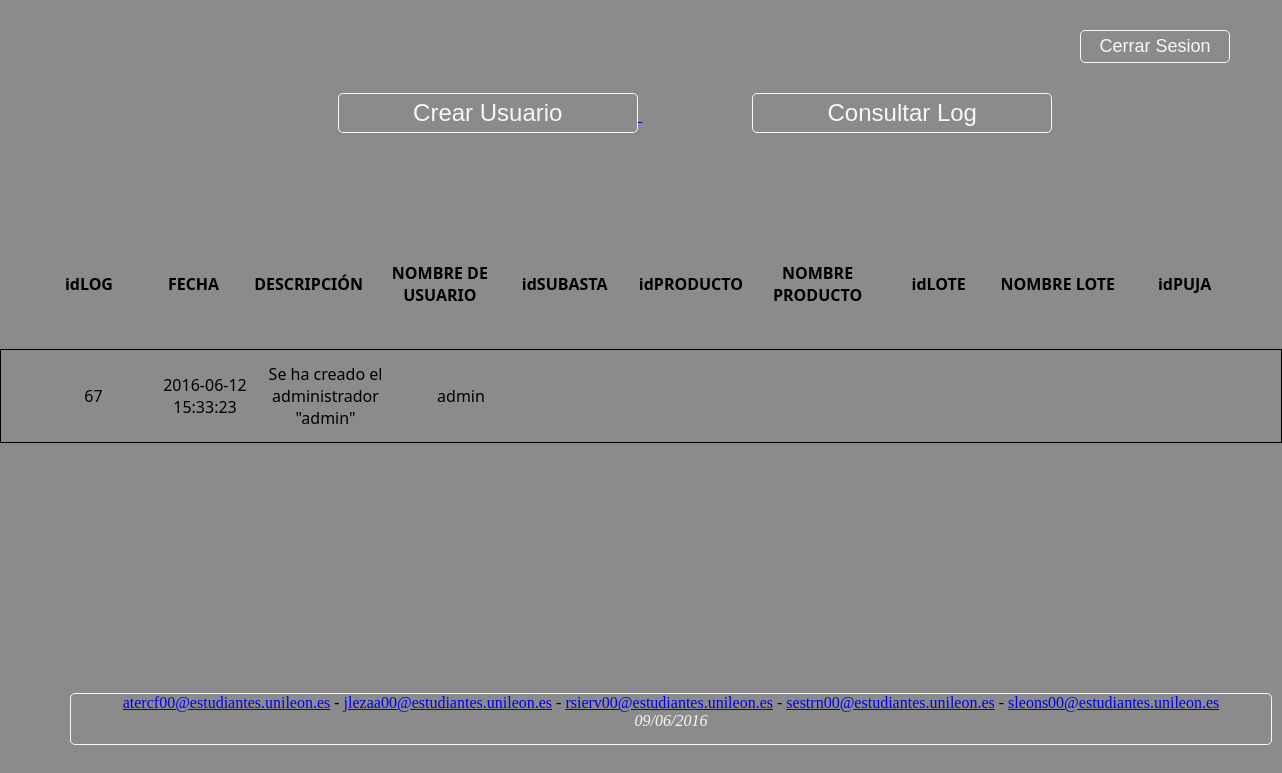
Page /administrador.php on the earlier database version.
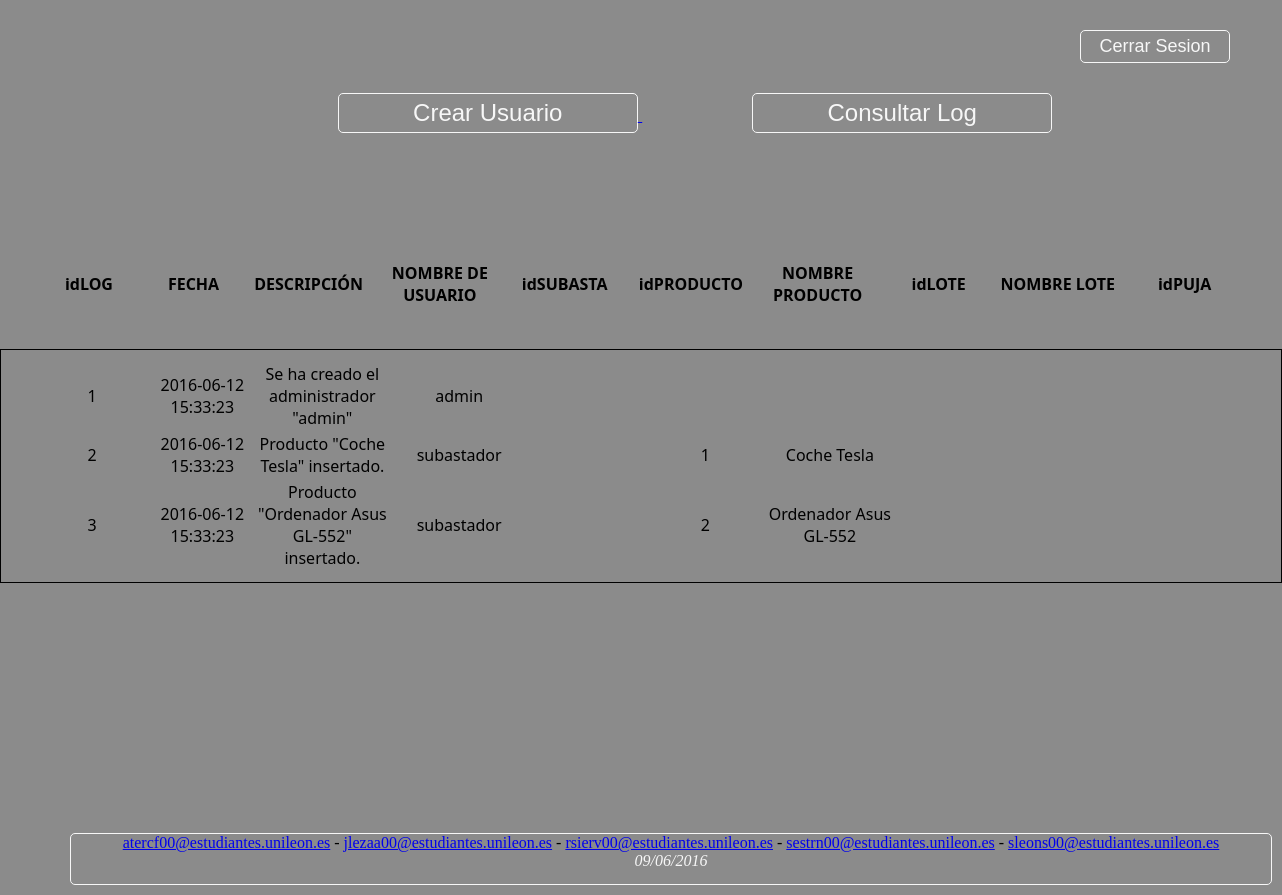
Same page on the later database version.
### tables this page shows
CREATE TABLE `log` (
  `id` int(11) NOT NULL,
  `fecha` datetime NOT NULL DEFAULT CURRENT_TIMESTAMP,
  `descripcion` varchar(200) DEFAULT NULL,
  `idusuario` int(11) DEFAULT NULL,
  `idsubasta` int(11) DEFAULT NULL,
  `idproducto` int(11) DEFAULT NULL,
  `idpuja` int(11) DEFAULT NULL,
  `idlote` int(11) DEFAULT NULL,
  `nombreproducto` varchar(45) DEFAULT NULL,
  `nombrelote` varchar(45) DEFAULT NULL
);

CREATE TABLE `usuarios` (
  `id` int(11) NOT NULL,
  `tipo` varchar(45) NOT NULL,
  `usuario` varchar(45) NOT NULL,
  `password` varchar(45) NOT NULL,
  `nombre` varchar(45) DEFAULT NULL,
  `apellidos` varchar(45) DEFAULT NULL
);

### verLog.php (the view, shortened to what this page needs)
<?php
	function mostrarLogs(){
		$conn = new mysqli("localhost", "643b4d11c092cc1e", "sekret", "643b4d11c092cc1ea32a96bdb4f8da93");
        $selectLog = "SELECT * FROM log ORDER BY fecha DESC";
		$resultLog = $conn->query($selectLog);
        crearTableLog($resultLog, $conn);
        }
	function crearTableLog($resultLog, $conn){
		?>
        <table style="width:100%; padding: 30px; margin-top: 10px; font-family:'Segoe UI'; font-weight: bold;">
                <tr>
                    <td style="width: 130px; text-align: center;">idLOG</td>
                    <td style="width: 100px; text-align: center;">FECHA</td>
                    <td style="width:140px; text-align: center;">DESCRIPCIÓN</td>
                    <td style="width: 135px; text-align: center;">NOMBRE DE USUARIO</td>
                    <td style="width: 130px; text-align: center;">idSUBASTA</td>
                    <td style="width: 130px; text-align: center;">idPRODUCTO</td>
                    <td style="width: 130px; text-align: center;">NOMBRE PRODUCTO</td>
                    <td style="width: 130px; text-align: center;">idLOTE</td>
                    <td style="width: 130px; text-align: center;">NOMBRE LOTE</td>
                    <td style="width: 150px; text-align: center;">idPUJA</td>
                </tr>
            </table>
        <table style="width:100%; padding: 10px; padding-left: 30px; margin-top: 10px; font-family:'Segoe UI'; border: 1px solid black;">
            <?php
        if($resultLog->num_rows > 0){
				while($rowLog = $resultLog->fetch_assoc()) {
					$idLog = $rowLog['id'];
					$fecha = $rowLog['fecha'];
                    $descripcion = $rowLog['descripcion'];
                    $resultNombreUsuario = $conn->query( "SELECT usuario FROM usuarios WHERE id='".$rowLog['idusuario']."'");
                    $rowNombreUsuario = $resultNombreUsuario->fetch_assoc();
					$nombreUsuario = $rowNombreUsuario['usuario'];
					$idProducto = $rowLog['idproducto'];
                    $nombreProducto = $rowLog['nombreproducto'];
				?>
                <tr>
                    <td style="width: 130px; text-align: center;">
                        <?php echo $idLog?>
                    </td>
                    <td style="width: 100px; text-align: center;">
                        <?php echo $fecha?>
                    </td>
                    <td style="width:140px; text-align: center;">
                        <?php echo $descripcion?>
                    </td>
                    <td style="width: 135px; text-align: center;">
                        <?php echo $nombreUsuario?>
                    </td>
                    <td style="width: 130px; text-align: center;">
                    </td>
                    <td style="width: 130px; text-align: center;">
                        <?php echo $idProducto?>
                    </td>
                    <td style="width: 130px; text-align: center;">
                        <?php echo $nombreProducto?>
                    </td>
                    <td style="width: 130px; text-align: center;">
                    </td>
                    <td style="width: 130px; text-align: center;">
                    </td>
                    <td style="width: 150px; text-align: center;">
                    </td>
                </tr>
                <?php
				}
                ?>
        </table>
        <?php
			}else{
				echo "No existen logs actualmente.";
			}
	}
	?>

### administrador.php (shortened to what this page needs)
<!DOCTYPE html>
<html>
<head>
    <link rel="stylesheet" type="text/css" href="css/estilos.css" media="screen" />
</head>
<body>
    <div id="header">
    	<a href="administrador.php?page=cerrarSesion">
            <button class="buttonSesion"> Cerrar Sesion </button>
        </a>
        <a href="administrador.php?page=registroAdminSubas">
            <button class="buttonSub"> Crear Usuario </button>
        </a>
        <a href="administrador.php?page=consultaLog">
            <button class="buttonSub"> Consultar Log </button>
        </a>
    </div>
    <div class="wrapper">
        <?php
if(!isset($_GET['page'])){
	include("verLog.php");
	mostrarLogs();
}else{
	$page = $_GET['page'];
	include("$page.php");
}
?>
    </div>
    <div id="footer">
        <a href="mailto:atercf00@estudiantes.unileon.es">atercf00@estudiantes.unileon.es</a> -
        <a href="mailto:jlezaa00@estudiantes.unileon.es">jlezaa00@estudiantes.unileon.es</a> -
        <a href="mailto:rsierv00@estudiantes.unileon.es">rsierv00@estudiantes.unileon.es</a> -
        <a href="mailto:sestrn00@estudiantes.unileon.es">sestrn00@estudiantes.unileon.es</a> -
        <a href="mailto:sleons00@estudiantes.unileon.es">sleons00@estudiantes.unileon.es</a>
        <address> 09/06/2016 </address>
    </div>
</body>
</html>

### css/estilos.css (style rules this page uses)
body { margin:0; padding:0; background-color: #8B8B8B; }
#header { width: 1140px; height: 75px; font-family: "Arial"; text-align: center; color: #F7F7F7; font-style: italic; margin-left: 70px; }
#header button { width: 100px; color: #F7F7F7; background: #8B8B8B; border: 1px solid #F7F7F7; font-size: 24px; border-radius: 5px; margin-left: 110px; padding: 5px; padding-right: 15px; padding-left: 15px; margin-top: 15px; }
#header .buttonSub { width: 300px; color: #F7F7F7; background: #8B8B8B; border: 1px solid #F7F7F7; font-size: 24px; border-radius: 5px; margin-left: 110px; padding: 5px; padding-right: 15px; padding-left: 15px; margin-top: 30px; }
#header .buttonSesion { width: 150px; font-size: 18px; color: #F7F7F7; background: #8B8B8B; border: 1px solid #F7F7F7; border-radius: 5px; margin-left: 1010px; padding: 5px; padding-right: 15px; padding-left: 15px; margin-top: 30px; }
#footer { width: 1200px; height: 50px; float:center; margin-left: 70px; border: 3px solid #000; margin-top: 250px; margin-bottom: 10px; text-align: center; font-family: "Calibri"; border: 1px solid #F7F7F7; border-radius: 5px; }
#footer address { color: #F7F7F7; text-align: center; }

Differences in the rows shown:
removed log: id "67", fecha "2016-06-12 15:33:23", descripcion "Se ha creado el administrador \"admin\"", idusuario.usuario "admin"
added log: id "1", fecha "2016-06-12 15:33:23", descripcion "Se ha creado el administrador \"admin\"", idusuario.usuario "admin"
added log: id "2", fecha "2016-06-12 15:33:23", descripcion "Producto \"Coche Tesla\" insertado.", idusuario.usuario "subastador", idproducto "1", nombreproducto "Coche Tesla"
added log: id "3", fecha "2016-06-12 15:33:23", descripcion "Producto \"Ordenador Asus GL-552\" insertado.", idusuario.usuario "subastador", idproducto "2", nombreproducto "Ordenador Asus GL-552"
